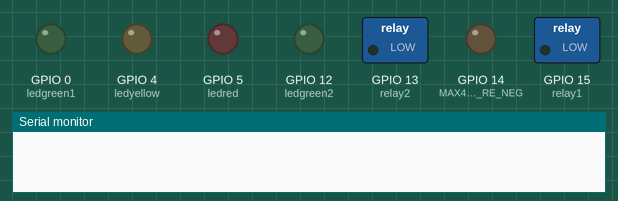
Bench run of a sketch on a simulated ESP8266 (NodeMCU). On the bench: switched loads named in the sketch (green lamp = pin HIGH), output pins drawn as LEDs (lit = HIGH), the last lines printed to the serial monitor. WiFi joins after 1.5 s; servers stay silent unless stated; the Firebase database answers and starts empty.

Above: at 1.1 s.
At 2.2 s:
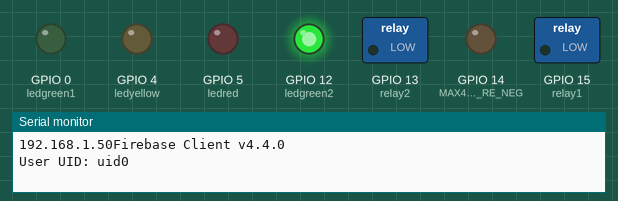
At 4.5 s:
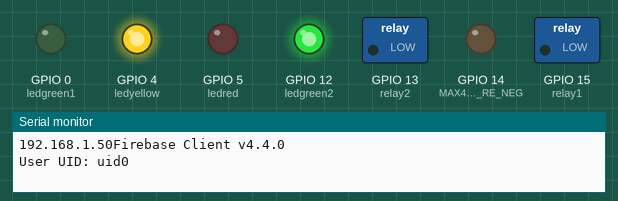
At 9.0 s:
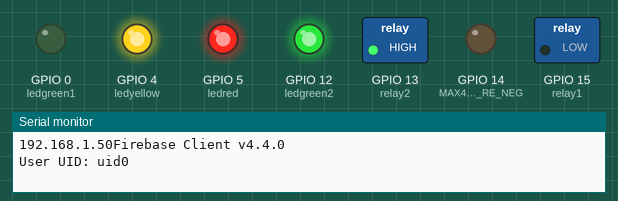
At 24.7 s:
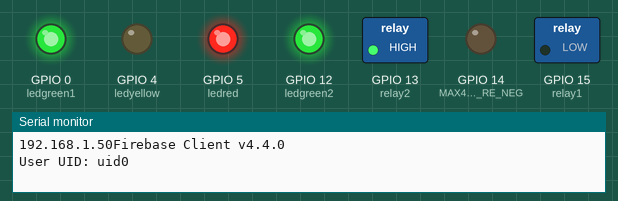
At 38.4 s:
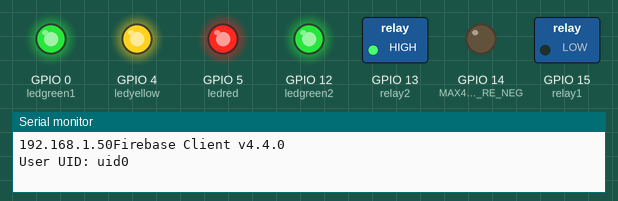
Timing chart, 0 to 39.9 s (numbered marks = the images above):
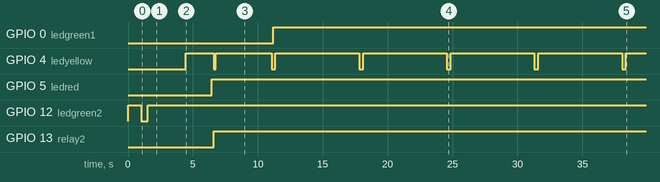

Measured:
- by itself, GPIO 0 (ledgreen1): LOW → HIGH at 11.2 s
- by itself, GPIO 4 (ledyellow): goes HIGH 2.2 s, LOW 0.15 s, HIGH 4.3 s, 4 × (LOW 0.30 s, HIGH 6.5 s), LOW 0.30 s, then HIGH
- by itself, GPIO 5 (ledred): LOW → HIGH at 6.5 s
- by itself, GPIO 13 (relay2): LOW → HIGH at 6.6 s

The sketch:

sketch_aug22a.ino
```cpp
#include <FS.h>  // this needs to be first, or it all crashes and burns...
#include <ESP8266WiFi.h>
#include <FirebaseESP8266.h>
#include "addons/TokenHelper.h"
#include "addons/RTDBHelper.h"
#include <ModbusMaster.h>
#include <NTPClient.h>
#include <WiFiUdp.h>


const char*  ssid  = "ssid";
const char* password = "pw";
unsigned long wifiledtimer;


#define ledred 5
#define ledyellow 4
#define ledgreen1 0
#define ledgreen2 12
#define relay1 15
#define relay2 13
#define rst_btn 16
bool boolrelay1 = false ;
bool boolrelay2 = false ;


int t1 = 0;
int t2 = 0;
int t3 = 0;
int t4 = 0;
int t5 = 0;

int command = 0;


unsigned long kayit_timer = 0;

//////////////////////////////////////////////////////////////////////////////////////Setup Firebase////////////////////////////////////////////////
/* 2. Define the API Key */
#define API_KEY "API_KEY"

/* 3. Define the RTDB URL */
#define DATABASE_URL "URL" //<databaseName>.firebaseio.com or <databaseName>.<region>.firebasedatabase.app

/* 4. Define the user Email and password that alreadey registerd or added in your project */
#define USER_EMAIL "USER_EMAIL"
#define USER_PASSWORD "USER_PASSWORD"

// Define Firebase Data object
FirebaseData fbdo;

FirebaseAuth auth;
FirebaseConfig config;


///////////////////////////////////////////////////////Setup Modbus  identities//////////////////////////////////////////////////////////////////////////////////////////

#define MAX485_RE_NEG 14
ModbusMaster node;


//////////////////////////////////////////////////////////////NTP DATE////////////////////////////////////////////////////////////////////////////////////////////////

// Define NTP Client to get time
WiFiUDP ntpUDP;
NTPClient timeClient(ntpUDP, "pool.ntp.org");

//Week Days
String weekDays[7] = { "Sunday", "Monday", "Tuesday", "Wednesday", "Thursday", "Friday", "Saturday" };

//Month names
String months[12] = { "January", "February", "March", "April", "May", "June", "July", "August", "September", "October", "November", "December" };

String currentHour;
String currentMinute;
String monthDay;
String currentMonth;
String currentYear;
String currentSecond;

unsigned long modbus_timer;

unsigned long sendprevmillis ;

int loopcounter;

int alarm_temp;

void setup() {

  Serial.begin(38400);

  pinMode(ledred, OUTPUT);
  pinMode(ledyellow, OUTPUT);
  pinMode(ledgreen1, OUTPUT);
  pinMode(ledgreen2, OUTPUT);
  pinMode(relay1, OUTPUT);
  pinMode(relay2, OUTPUT);
  pinMode(rst_btn, INPUT);

  digitalWrite(ledred, LOW);
  digitalWrite(ledyellow, LOW);
  digitalWrite(ledgreen1, LOW);
  digitalWrite(ledgreen2, LOW);
  digitalWrite(relay1, LOW);
  digitalWrite(relay2, LOW);

  setup_wifi();
  setup_firebase();
  setup_modbus();
}

void loop() {

  ///////////////////////////////////////////////////////////////////////////////DATABASEDE BİR DEĞERİ DİNLEYİP KOMUT ANLAMA//////////////////////////
  //10 komut yok // 20 Röle 1 Çektir // 21 Röle 1 Bırak //

 if(loopcounter%3 == 0) {
    if (Firebase.getInt(fbdo, "/laser/command/c")) {
    if (fbdo.dataType() == "int") {
      command = fbdo.intData();

      if (command == 20) {
        digitalWrite(relay1, HIGH);
        boolrelay1 = true;
        Firebase.setBool(fbdo, "/laser/anlik/r1", boolrelay1);

      } else if (command == 21) {
        digitalWrite(relay1, LOW);
        boolrelay1 = false;
         Firebase.setBool(fbdo, "/laser/anlik/r1", boolrelay1);
      } else if (command == 22) {
       if(Firebase.getInt(fbdo, "/laser/command/alarm_temp")) {
         if(fbdo.dataType() == "int") {
           alarm_temp = fbdo.intData();
         }
       }
      }
    }

    if(boolrelay1 == HIGH || boolrelay2 == HIGH) {digitalWrite(ledgreen1, HIGH);}
    else {digitalWrite(ledgreen1,LOW);}

    Firebase.setInt(fbdo, "/laser/command/c", 10);
  }
 }


////////////////////BQTEK İLE OKUNAN 5 ADET PT100 Sensörü RS485 COM3 ile HMI 'a Çekildi ve HMI Makrosunda $1,2,3,4,5'e yazıldı.COM3'ten 38600 Baudrate RTU 8 Bits 1 Bits None Protokolü ile buraya çekildi///////////////////////////
  digitalWrite(ledyellow,HIGH);

  modbus_timer = millis();

  uint8_t result;
  result = node.readHoldingRegisters(1, 6);
  t1 = node.getResponseBuffer(0);
  t2 = node.getResponseBuffer(1);
  t3 = node.getResponseBuffer(2);
  t4 = node.getResponseBuffer(3);
  t5 = node.getResponseBuffer(4);

    if(modbus_timer - millis() > 2000) {digitalWrite(ledred,HIGH);}
    else{digitalWrite(ledred,LOW);}

    if (Firebase.ready() && (millis() - sendprevmillis > 1000 || sendprevmillis == 0) ) {
        sendprevmillis = millis() ;
        FirebaseJson json;
        json.set("t1", t1);
        json.set("t2", t2);
        json.set("t3", t3);
        json.set("t4", t4);
        json.set("t5", t5);
        Firebase.updateNode(fbdo, "/laser/anlik", json);
    }

//////////////////////////////////////////////////////////////////////////////////////Anlık DAtabase'e yazılan sıcaklık verileri 10 dk ya bir ayrı bir bloğa kaydediliyor////////////////////////////////////
  if (millis() - kayit_timer >= 600000) {
    if (t1 != 0 || t2 != 0 || t3 != 0 || t4 != 0 || t5 != 0) {
      //////////////////////////////////////////////10 DK DA BİR SICAKLIKLARI DATABASE'E KAYDETMEK İÇİN////////////////////////

      get_date();

      kayit_gir();

      kayit_timer = millis();
    }
  }

  digitalWrite(ledyellow,LOW);


  if(alarm_temp <= t1 || alarm_temp <= t2 || alarm_temp <= t3 || alarm_temp <= t4 || alarm_temp <= t5 ) {
    digitalWrite(relay2,HIGH);
    if(boolrelay2 == false) {
       boolrelay2 = true;
     Firebase.setBool(fbdo, "/laser/anlik/r2", boolrelay2);
    }
  }
  else {
    digitalWrite(relay2, LOW);
    if(boolrelay2 == true) {
     boolrelay2 =  false;
    Firebase.setBool(fbdo, "/laser/anlik/r2", boolrelay2);
    }
  }


  if(loopcounter == 100) {loopcounter==0;}
  loopcounter++;

}
```

get_date.ino
```cpp
void get_date() {

  timeClient.update();
  time_t epochTime = timeClient.getEpochTime();

  String formattedTime = timeClient.getFormattedTime();

    if( (timeClient.getHours() + 3) < 10  ) {currentHour = "0" + String(timeClient.getHours() + 3) ;}
   else{ currentHour = String(timeClient.getHours() + 3) ; }

    if ( (timeClient.getMinutes()) < 10 ) { currentMinute = "0" + String(timeClient.getMinutes()) ; }
    else {currentMinute = String(timeClient.getMinutes()) ; }

    if( (timeClient.getSeconds()) < 10 ) { currentSecond = "0" + String(timeClient.getSeconds()) ; }
    else { currentSecond = String(timeClient.getSeconds()) ; }

  //Get a time structure
  struct tm *ptm = gmtime ((time_t *)&epochTime);

    if( (ptm->tm_mday) < 10 )  { monthDay = "0" + String(ptm->tm_mday) ;}
    else {monthDay = String(ptm->tm_mday) ;}

    if( (ptm->tm_mon+1) < 10 ) { currentMonth = "0" + String(ptm->tm_mon+1) ; }
    else { currentMonth = String(ptm->tm_mon+1) ; }

   currentYear = String(ptm->tm_year+1900) ;

}
```

kayit_gir.ino
```cpp
void kayit_gir() {


String uid = currentSecond + currentMinute + currentHour + monthDay + currentMonth + currentYear ;
String orderid = currentYear + currentMonth + monthDay + currentHour + currentMinute ;


if(Firebase.ready()) {

FirebaseJson json;
json.set("t1" , t1);
json.set("t2" , t2);
json.set("t3" , t3);
json.set("t4" , t4);
json.set("t5" , t5);
json.set("min" , currentMinute.toInt());
json.set("hour", currentHour.toInt());
json.set("day", monthDay.toInt());
json.set("month", currentMonth.toInt());
json.set("year",  currentYear.toInt());
json.set("orderid", orderid);
json.set("uid", uid);

Firebase.setJSON(fbdo, "/laser/kayitlar/" + monthDay + "/" + uid, json);

}

}
```

setup_firebase.ino
```cpp
void setup_firebase() {

  Serial.printf("Firebase Client v%s\n\n", FIREBASE_CLIENT_VERSION);

  /* Assign the api key (required) */
  config.api_key = API_KEY;

  /* Assign the user sign in credentials */
  auth.user.email = USER_EMAIL;
  auth.user.password = USER_PASSWORD;

  /* Assign the RTDB URL (required) */
  config.database_url = DATABASE_URL;

  /* Assign the callback function for the long running token generation task */
  config.token_status_callback = tokenStatusCallback; // see addons/TokenHelper.h

  Firebase.reconnectWiFi(true);

  // required for large file data, increase Rx size as needed.
  fbdo.setBSSLBufferSize(4096 /* Rx buffer size in bytes from 512 - 16384 */, 1024 /* Tx buffer size in bytes from 512 - 16384 */);

  Firebase.begin(&config, &auth);

  Firebase.setDoubleDigits(5);

  /*
  while ((auth.token.uid) == "") {
    mySerial.print('.');
    delay(1000);
  }
  */
  String uid;
  uid = auth.token.uid.c_str();
  Serial.print("User UID: ");
  Serial.print(uid);
  delay(500);

if(Firebase.setInt(fbdo, "/laser/command/c", 10));
else{ ESP.restart();}


}
```

setup_modbus.ino
```cpp
void setup_modbus() {

   pinMode(MAX485_RE_NEG, OUTPUT);
   digitalWrite(MAX485_RE_NEG, 0);

  node.begin(1, Serial);
  node.preTransmission(preTransmission);
  node.postTransmission(postTransmission);

  uint8_t result;

result = node.writeSingleRegister(6,10);

}
void preTransmission(){
  digitalWrite(MAX485_RE_NEG, 1);
}
void postTransmission(){
  digitalWrite(MAX485_RE_NEG, 0);
}
```

setup_wifi.ino
```cpp
void setup_wifi() {
  WiFi.setAutoReconnect(true);
  WiFi.persistent(true);

WiFi.begin(ssid, password);

while (WiFi.status() != WL_CONNECTED) {

if(millis() - wifiledtimer > 0 and  millis() - wifiledtimer < 1000 ){digitalWrite(ledgreen2 ,HIGH);}
else if(millis() - wifiledtimer >= 1000 and  millis() - wifiledtimer <= 2000 ){digitalWrite(ledgreen2 , LOW);}
delay(500);
if(millis() - wifiledtimer > 2000) {wifiledtimer = millis();}

}

Serial.print(WiFi.localIP());

digitalWrite(ledgreen2, HIGH);


}
```
